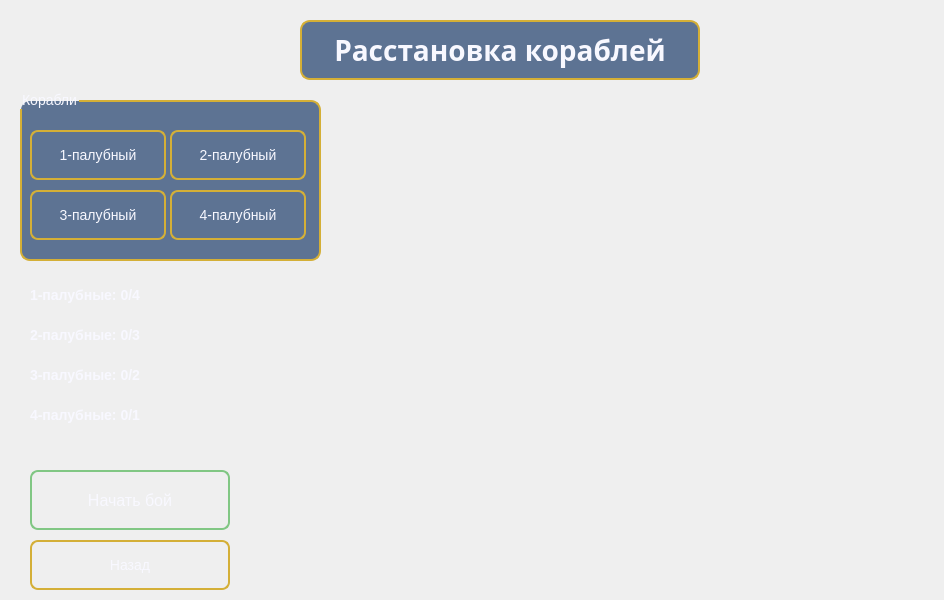
<?xml version="1.0" encoding="UTF-8"?>
<ui version="4.0">
 <class>ShipPlacementWindow</class>
 <widget class="QDialog" name="ShipPlacementWindow">
  <property name="geometry">
   <rect>
    <x>0</x>
    <y>0</y>
    <width>944</width>
    <height>600</height>
   </rect>
  </property>
  <property name="windowTitle">
   <string>Расстановка кораблей</string>
  </property>
  <property name="styleSheet">
   <string notr="true">
QDialog {
    background-color: qlineargradient(x1:0, y1:0, x2:1, y2:1,
                                    stop:0 #0a2463, stop:1 #3e92cc);
}

QLabel {
    color: #f8f8ff;
    font-family: &quot;Arial Rounded MT Bold&quot;;
    text-shadow: 1px 1px 2px rgba(0, 0, 0, 0.5);
}

QLabel#labelTitle {
    font-size: 28px;
    font-weight: bold;
    color: #f8f8ff;
    background-color: rgba(30, 61, 107, 0.7);
    border-radius: 10px;
    padding: 5px 10px;
    border: 2px solid #d4af37;
}

QLabel#labelShip1Count,
QLabel#labelShip2Count,
QLabel#labelShip3Count,
QLabel#labelShip4Count {
    font-size: 14px;
    color: #f8f8ff;
    font-weight: bold;
}

QPushButton {
    background-color: qlineargradient(x1:0, y1:0, x2:0, y2:1,
                                    stop:0 #1e3d6b, stop:1 #0a2463);
    border: 2px solid #d4af37;
    border-radius: 8px;
    padding: 8px 16px;
    font-family: &quot;Arial Rounded MT Bold&quot;;
    font-size: 14px;
    color: #f8f8ff;
    min-width: 100px;
    min-height: 30px;
}

QPushButton:hover {
    background-color: qlineargradient(x1:0, y1:0, x2:0, y2:1,
                                    stop:0 #3a5f8c, stop:1 #1e3d6b);
}

QPushButton:pressed {
    background-color: qlineargradient(x1:0, y1:0, x2:0, y2:1,
                                    stop:0 #0a2463, stop:1 #1e3d6b);
}

QGroupBox {
    background-color: rgba(30, 61, 107, 0.7);
    border: 2px solid #d4af37;
    border-radius: 10px;
    font-family: &quot;Arial Rounded MT Bold&quot;;
    font-size: 14px;
    color: #f8f8ff;
    padding-top: 15px;
    margin-top: 10px;
}

QPushButton#btnStartBattle {
    min-width: 120px;
    min-height: 40px;
    font-size: 16px;
    background-color: qlineargradient(x1:0, y1:0, x2:0, y2:1,
                                    stop:0 #4CAF50, stop:1 #2E7D32);
    border: 2px solid #81C784;
}

QPushButton#btnStartBattle:hover {
    background-color: qlineargradient(x1:0, y1:0, x2:0, y2:1,
                                    stop:0 #66BB6A, stop:1 #388E3C);
}

QPushButton#btnStartBattle:pressed {
    background-color: qlineargradient(x1:0, y1:0, x2:0, y2:1,
                                    stop:0 #2E7D32, stop:1 #1B5E20);
}

/* Стили для игровых клеток */
QPushButton[isCell=&quot;true&quot;] {
    background-color: #a3c1da;
    border: 1px solid #1e3d6b;
    border-radius: 4px;
    margin: 1px;
    min-width: 30px;
    min-height: 30px;
    max-width: 30px;
    max-height: 30px;
}

QPushButton[isCell=&quot;true&quot;][occupied=&quot;true&quot;] {
    background-color: #2c3e50;
    border-radius: 4px;
}

QPushButton[isCell=&quot;true&quot;]:hover {
    background-color: #b8d4e7;
}

QPushButton[isCell=&quot;true&quot;]:pressed {
    background-color: #8aa8c1;
}
   </string>
  </property>
  <widget class="QLabel" name="labelTitle">
   <property name="geometry">
    <rect>
     <x>300</x>
     <y>20</y>
     <width>400</width>
     <height>60</height>
    </rect>
   </property>
   <property name="font">
    <font>
     <family>Arial Rounded MT Bold</family>
     <pointsize>-1</pointsize>
     <bold>true</bold>
    </font>
   </property>
   <property name="text">
    <string>Расстановка кораблей</string>
   </property>
   <property name="alignment">
    <set>Qt::AlignmentFlag::AlignCenter</set>
   </property>
  </widget>
  <widget class="QGroupBox" name="groupBox">
   <property name="geometry">
    <rect>
     <x>20</x>
     <y>90</y>
     <width>301</width>
     <height>171</height>
    </rect>
   </property>
   <property name="title">
    <string>Корабли</string>
   </property>
   <widget class="QPushButton" name="btnShip1">
    <property name="geometry">
     <rect>
      <x>10</x>
      <y>40</y>
      <width>136</width>
      <height>50</height>
     </rect>
    </property>
    <property name="text">
     <string>1-палубный</string>
    </property>
   </widget>
   <widget class="QPushButton" name="btnShip2">
    <property name="geometry">
     <rect>
      <x>150</x>
      <y>40</y>
      <width>136</width>
      <height>50</height>
     </rect>
    </property>
    <property name="text">
     <string>2-палубный</string>
    </property>
   </widget>
   <widget class="QPushButton" name="btnShip3">
    <property name="geometry">
     <rect>
      <x>10</x>
      <y>100</y>
      <width>136</width>
      <height>50</height>
     </rect>
    </property>
    <property name="text">
     <string>3-палубный</string>
    </property>
   </widget>
   <widget class="QPushButton" name="btnShip4">
    <property name="geometry">
     <rect>
      <x>150</x>
      <y>100</y>
      <width>136</width>
      <height>50</height>
     </rect>
    </property>
    <property name="text">
     <string>4-палубный</string>
    </property>
   </widget>
  </widget>
  <widget class="QLabel" name="labelShip1Count">
   <property name="geometry">
    <rect>
     <x>30</x>
     <y>280</y>
     <width>200</width>
     <height>30</height>
    </rect>
   </property>
   <property name="text">
    <string>1-палубные: 0/4</string>
   </property>
  </widget>
  <widget class="QLabel" name="labelShip2Count">
   <property name="geometry">
    <rect>
     <x>30</x>
     <y>320</y>
     <width>200</width>
     <height>30</height>
    </rect>
   </property>
   <property name="text">
    <string>2-палубные: 0/3</string>
   </property>
  </widget>
  <widget class="QLabel" name="labelShip3Count">
   <property name="geometry">
    <rect>
     <x>30</x>
     <y>360</y>
     <width>200</width>
     <height>30</height>
    </rect>
   </property>
   <property name="text">
    <string>3-палубные: 0/2</string>
   </property>
  </widget>
  <widget class="QLabel" name="labelShip4Count">
   <property name="geometry">
    <rect>
     <x>30</x>
     <y>400</y>
     <width>200</width>
     <height>30</height>
    </rect>
   </property>
   <property name="text">
    <string>4-палубные: 0/1</string>
   </property>
  </widget>
  <widget class="QWidget" name="gridLayoutWidget">
   <property name="geometry">
    <rect>
     <x>360</x>
     <y>100</y>
     <width>550</width>
     <height>471</height>
    </rect>
   </property>
   <layout class="QGridLayout" name="gridLayoutField">
    <property name="spacing">
     <number>4</number>
    </property>
   </layout>
  </widget>
  <widget class="QPushButton" name="btnStartBattle">
   <property name="geometry">
    <rect>
     <x>30</x>
     <y>470</y>
     <width>200</width>
     <height>60</height>
    </rect>
   </property>
   <property name="text">
    <string>Начать бой</string>
   </property>
  </widget>
  <widget class="QPushButton" name="btnBackToMainMenu">
   <property name="geometry">
    <rect>
     <x>30</x>
     <y>540</y>
     <width>200</width>
     <height>50</height>
    </rect>
   </property>
   <property name="text">
    <string>Назад</string>
   </property>
  </widget>
 </widget>
 <resources/>
 <connections/>
</ui>
